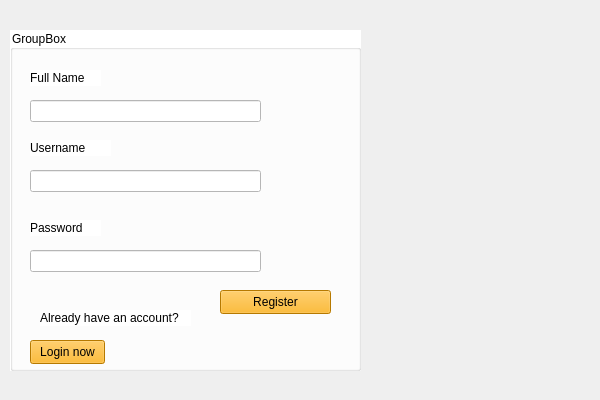
<?xml version="1.0" encoding="UTF-8"?>
<ui version="4.0">
 <class>RegisterClass</class>
 <widget class="QMainWindow" name="RegisterClass">
  <property name="geometry">
   <rect>
    <x>0</x>
    <y>0</y>
    <width>600</width>
    <height>400</height>
   </rect>
  </property>
  <property name="minimumSize">
   <size>
    <width>600</width>
    <height>400</height>
   </size>
  </property>
  <property name="maximumSize">
   <size>
    <width>600</width>
    <height>400</height>
   </size>
  </property>
  <property name="windowTitle">
   <string>Register</string>
  </property>
  <property name="windowIcon">
   <iconset resource="FrontEnd.qrc">
    <normaloff>:/FrontEnd/assets/images/Skribbl.io_2022_(Icon).png</normaloff>:/FrontEnd/assets/images/Skribbl.io_2022_(Icon).png</iconset>
  </property>
  <widget class="QWidget" name="centralWidget">
   <widget class="QGroupBox" name="Register">
    <property name="geometry">
     <rect>
      <x>10</x>
      <y>30</y>
      <width>351</width>
      <height>341</height>
     </rect>
    </property>
    <property name="styleSheet">
     <string notr="true">background-color: rgb(255, 255, 255);</string>
    </property>
    <property name="title">
     <string>GroupBox</string>
    </property>
    <widget class="QLabel" name="label_FullName">
     <property name="geometry">
      <rect>
       <x>20</x>
       <y>40</y>
       <width>71</width>
       <height>16</height>
      </rect>
     </property>
     <property name="text">
      <string>Full Name</string>
     </property>
    </widget>
    <widget class="QLineEdit" name="lineEdit_FullName">
     <property name="geometry">
      <rect>
       <x>20</x>
       <y>70</y>
       <width>231</width>
       <height>22</height>
      </rect>
     </property>
    </widget>
    <widget class="QLabel" name="label_username">
     <property name="geometry">
      <rect>
       <x>20</x>
       <y>110</y>
       <width>81</width>
       <height>16</height>
      </rect>
     </property>
     <property name="text">
      <string>Username</string>
     </property>
    </widget>
    <widget class="QLineEdit" name="lineEdit_username">
     <property name="geometry">
      <rect>
       <x>20</x>
       <y>140</y>
       <width>231</width>
       <height>22</height>
      </rect>
     </property>
    </widget>
    <widget class="QLabel" name="label_password">
     <property name="geometry">
      <rect>
       <x>20</x>
       <y>190</y>
       <width>71</width>
       <height>16</height>
      </rect>
     </property>
     <property name="text">
      <string>Password</string>
     </property>
    </widget>
    <widget class="QLineEdit" name="lineEdit_password">
     <property name="geometry">
      <rect>
       <x>20</x>
       <y>220</y>
       <width>231</width>
       <height>22</height>
      </rect>
     </property>
    </widget>
    <widget class="QPushButton" name="pushButton_Register">
     <property name="geometry">
      <rect>
       <x>210</x>
       <y>260</y>
       <width>111</width>
       <height>24</height>
      </rect>
     </property>
     <property name="styleSheet">
      <string notr="true">background-color: rgb(255, 170, 0);</string>
     </property>
     <property name="text">
      <string>Register</string>
     </property>
    </widget>
    <widget class="QLabel" name="label">
     <property name="geometry">
      <rect>
       <x>30</x>
       <y>280</y>
       <width>151</width>
       <height>16</height>
      </rect>
     </property>
     <property name="text">
      <string>Already have an account?</string>
     </property>
    </widget>
    <widget class="QPushButton" name="pushButton_Login_now">
     <property name="geometry">
      <rect>
       <x>20</x>
       <y>310</y>
       <width>75</width>
       <height>24</height>
      </rect>
     </property>
     <property name="styleSheet">
      <string notr="true">background-color: rgb(255, 170, 0);</string>
     </property>
     <property name="text">
      <string>Login now</string>
     </property>
    </widget>
   </widget>
   <widget class="QLabel" name="label_background">
    <property name="geometry">
     <rect>
      <x>-2</x>
      <y>-25</y>
      <width>611</width>
      <height>431</height>
     </rect>
    </property>
    <property name="text">
     <string/>
    </property>
    <property name="pixmap">
     <pixmap resource="FrontEnd.qrc">:/FrontEnd/assets/images/background.png</pixmap>
    </property>
    <property name="scaledContents">
     <bool>true</bool>
    </property>
   </widget>
   <zorder>label_background</zorder>
   <zorder>Register</zorder>
  </widget>
 </widget>
 <layoutdefault spacing="6" margin="11"/>
 <resources>
  <include location="FrontEnd.qrc"/>
 </resources>
 <connections/>
</ui>
